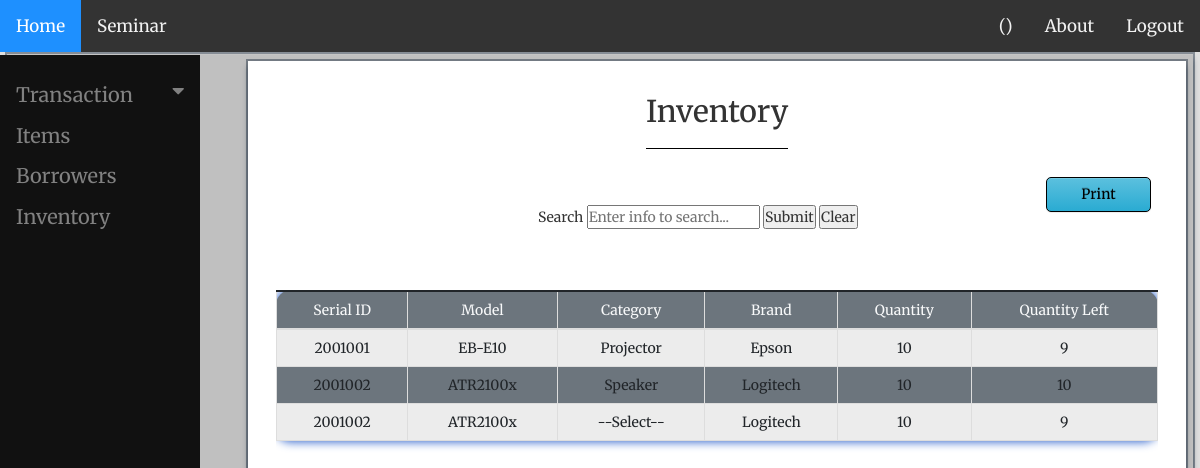
Screenshot of /admin/admin-inventory.php with the database file from the repository.
### tables this page shows
CREATE TABLE `item_inventory` (
  `id` int(4) UNSIGNED NOT NULL,
  `SerialID` int(30) NOT NULL,
  `item_image` blob NOT NULL,
  `item_model` varchar(30) NOT NULL,
  `item_brand` varchar(30) NOT NULL,
  `item_description` varchar(30) NOT NULL,
  `Type` varchar(30) NOT NULL,
  `item_category` varchar(30) NOT NULL,
  `item_quantity` int(30) NOT NULL,
  `item_quantity_left` int(30) NOT NULL,
  `item_status` varchar(30) NOT NULL,
  `created_at` timestamp NOT NULL DEFAULT current_timestamp() ON UPDATE current_timestamp()
);

### admin/admin-inventory.php (the view, shortened to what this page needs)
<?php
$valSearch = $catg = $cons =  $item_image = "";
if(isset($_POST['submit'])):
    $valSearch = $_POST['search'];
    $query ="SELECT * FROM `item_inventory` WHERE CONCAT(`SerialID`,`item_image`, `item_model`, `item_brand`,
     `item_category`, `item_quantity`, `item_quantity_left`, `item_status`)
     LIKE '%".$valSearch."%'";
    $search_Res = filterList($query);
else:
    $query = "SELECT * FROM `item_inventory`";
    $search_Res = filterList($query);
endif;
function filterList($query){
    $con = mysqli_connect('localhost', 'u466928655_inventory', 'Ccs!@#45', 'u466928655_ict_equipement');
    $filter_Res = mysqli_query($con, $query);
    return $filter_Res;
}
$result_arr = array();
while($row = mysqli_fetch_array($search_Res)) :
        $result_arr[] = $row;
endwhile;
?>
<!DOCTYPE html>
<html lang="en">
<head>
    <?php include_once '../others/font.php' ?>
    <link rel="stylesheet" href="../others/DataTables-1.11.3/css/jquery.dataTables.min.css">
    <link rel="stylesheet" href="../css/admin.css">
    <link rel="stylesheet" href="../css/inventory.css">
    <link rel="stylesheet" href="../others/bootstrap-5.1.3-dist/css/bootstrap.min.css">
	<link rel="stylesheet" href="https://maxcdn.bootstrapcdn.com/bootstrap/3.3.5/css/bootstrap.min.css">
	<link rel="stylesheet" href="https://maxcdn.bootstrapcdn.com/bootstrap/3.3.5/css/bootstrap-theme.min.css">
</head>
<body>
    <div class="wrapper" style="overflow-x: scroll;">
        <?php require_once 'NavBar.php' ?>
        <div class="content">
            <?php require_once 'SideNavBar.php' ?>
            <div class="right">
                <div class="title">
                    <h2>Inventory<h2>
                </div>
                <div class="actions-container">
                    <div class="search">
                    <form action="" method="POST">
                        Search
			            <input type="text" name="search" class="" placeholder="Enter info to search..." value="<?php echo $valSearch; ?>" >
			            <input type="Submit" name="submit" class="">
                        <input type="Submit" name="clear" value="Clear" class="">
                    </form>
                    </div>
                    <div class="print">
                        <button name= "print" onclick="PrintDiv();" class="btn btn-info btn" >Print</button>
                    </div>
                </div>
		         <div class="content-container">
                    <div class="table" id=table_print>
                        <div class="table-responsive">
                            <table class="table table-striped table-bordered bg-secondary table-hover">
							<form method="GET">
                                <thead>
                                    <tr class="text-light text-center">
                                        <td>Serial ID</td>
                                        <td>Model</td>
                                        <td>Category</td>
                                        <td>Brand</td>
										<td>Quantity</td>
										<td>Quantity Left</td>
                                    </tr>
                                </thead>
                                <?php foreach($result_arr as $val) { ?>
                                    <tr class="text-center">
                                        <td ><?php echo $val['SerialID']; ?></td>
                                        <td ><?php echo $val['item_model']; ?></td>
                                        <td ><?php echo $val['item_category']; ?></td>
                                        <td ><?php echo $val['item_brand']; ?></td>
                                        <td ><?php echo $val['item_quantity']; ?></td>
                                        <td ><?php echo $val['item_quantity_left']; ?></td>
                                    </tr>
                                    <?php }?>
                                 </form>
                            </table>
                        </div>
                    </div>
                </div>
            </div>
        </div>
		</div>
</body>
</html>

### css/admin.css (style rules this page uses)
* { margin: 0; padding: 0; box-sizing: border-box; font-family: 'Merriweather', serif; }
body { overflow: hidden; }
form { padding: 0; margin: 0; display: inline; }
.wrapper { height: 100vh; background: rgba(192, 192, 192, 0.5); display: grid; grid-template-columns: 1fr; grid-template-rows: min-content 1fr; }
.content { grid-column: 1/2; grid-row: 2/3; margin: 0.1em 0.5em 0.5em 0.5em; padding: 0.5em; box-shadow: rgba(6, 24, 44, 0.4) 0px 0px 0px 2px, rgba(6, 24, 44, 0.65) 0px 4px 6px -1px, rgba(255, 255, 255, 0.08) 0px 1px 0px inset; background: rgb(192, 192, 192); display: grid; grid-template-columns: 20% 80%; }
.content .right { grid-column: 2/3; padding: 1em; background-color: white; box-shadow: rgba(6, 24, 44, 0.4) 0px 0px 0px 2px, rgba(6, 24, 44, 0.65) 0px 4px 6px -1px, rgba(255, 255, 255, 0.08) 0px 1px 0px inset; display: flex; flex-direction: column; align-items: center; overflow-x: scroll; }
.content .right .title { margin: 0 0 2em 0; border-bottom: 1px solid black; }
.content .right .actions-container { margin: 0 0 2em 0; width: 100%; display: flex; padding: 0 1em; justify-content: flex-end; }
.actions-container button { background-color: silver; }
.content .right .actions-container button { width: 7.5em; height: 2.5em; margin: 0 0.5em; border-radius: 5px; }
.content-container { height: 100%; width: 100%; padding: 0 1em; display: flex; justify-content: center; }

### css/inventory.css (style rules this page uses)
.search { float: right; margin-top: 28px; margin-right: 60px; }

### admin/admin-inventory.php (style rules this page uses)
.btn { border: 1px solid black; color:black; }
.search { margin-right: 20%; }
.print { margin-left: 5px; margin-bottom: 50px; }
table { box-shadow: 0 0 10px 1px #3366CC; }

### admin/NavBar.php (style rules this page uses)
body { margin: 0; font-family: Arial, Helvetica, sans-serif; }

### admin/SideNavBar.php (style rules this page uses)
body { font-family: "Lato", sans-serif; }

### rows the page displays
item_inventory: SerialID "2001001", item_model "EB-E10", item_category "Projector", item_brand "Epson", item_quantity "10", item_quantity_left "9"
item_inventory: SerialID "2001002", item_model "ATR2100x", item_category "Speaker", item_brand "Logitech", item_quantity "10", item_quantity_left "10"
item_inventory: SerialID "2001002", item_model "ATR2100x", item_category "--Select--", item_brand "Logitech", item_quantity "10", item_quantity_left "9"
